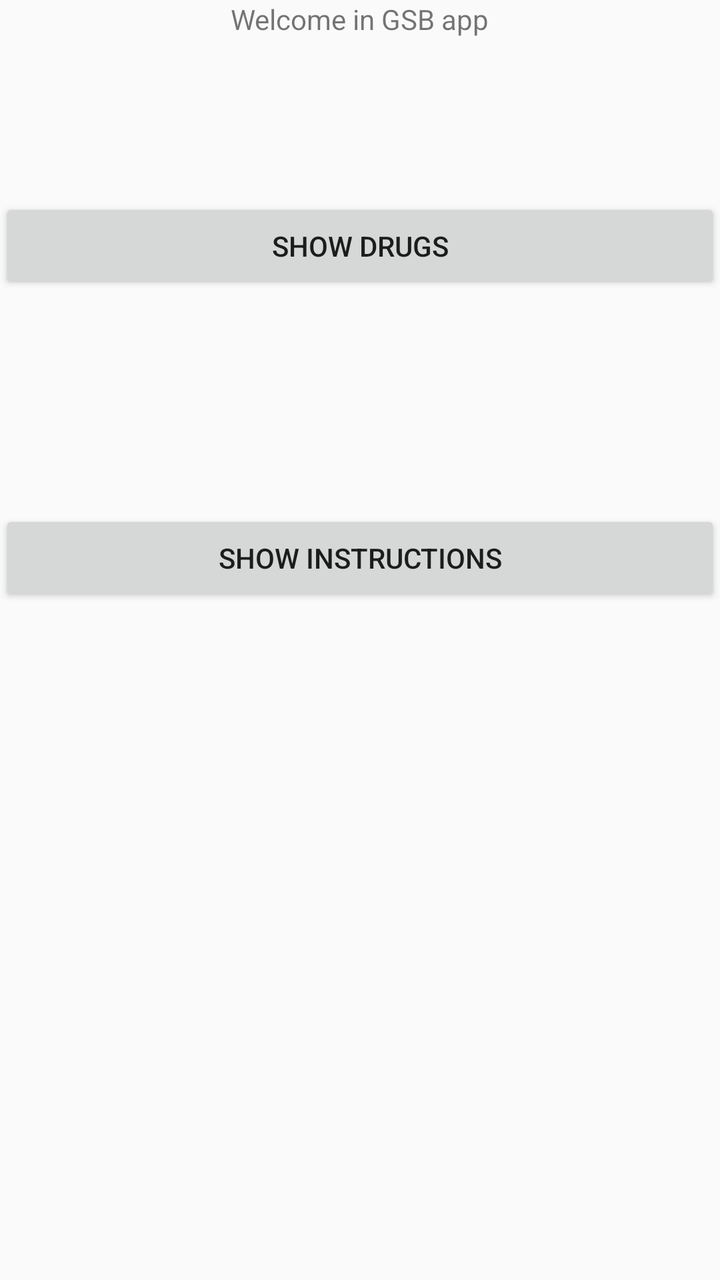
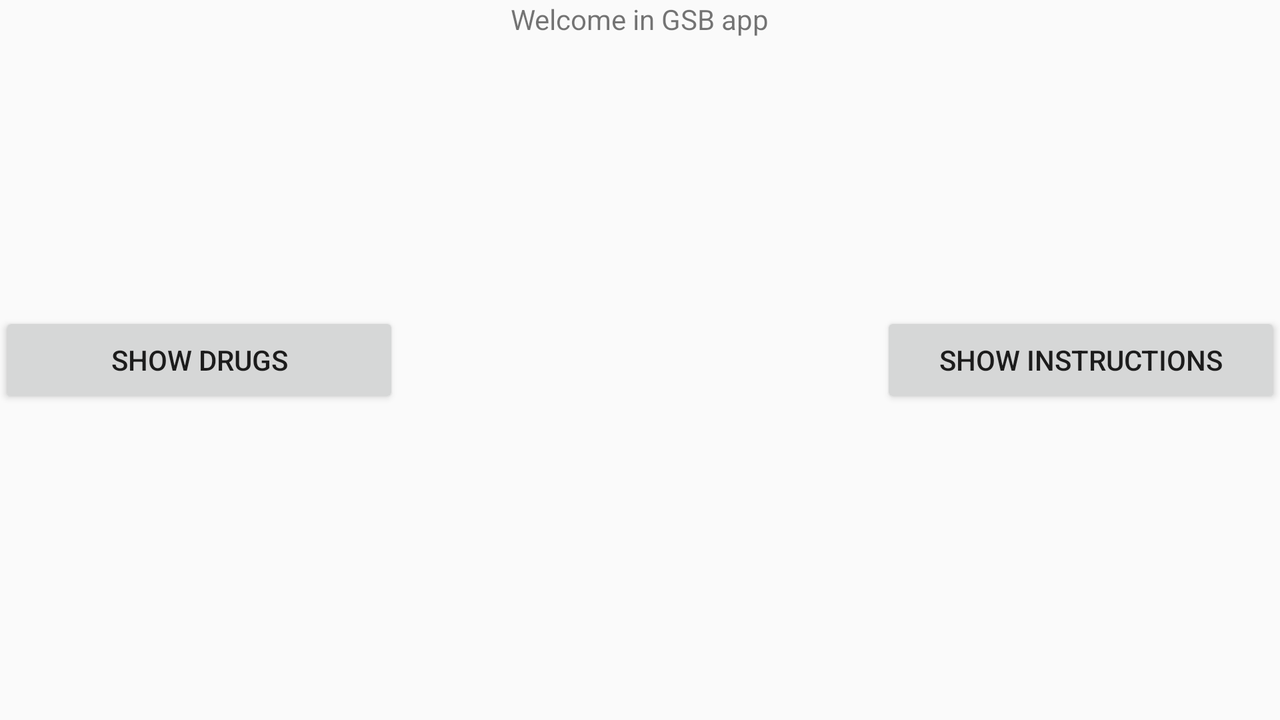

The same Android screen from two of the app's own layout files: first res/layout/ as a phone draws it, then the repository's variant for another configuration, drawn on a device whose configuration selects that folder. Both files follow.
<!-- AndroidManifest.xml: application theme AppTheme -->
<!-- res/layout/activity_main.xml -->
<RelativeLayout xmlns:android="http://schemas.android.com/apk/res/android"
    xmlns:tools="http://schemas.android.com/tools"
    android:layout_width="match_parent"
    android:layout_height="match_parent"
    android:paddingBottom="@dimen/activity_vertical_margin"
    android:paddingLeft="@dimen/activity_horizontal_margin"
    android:paddingRight="@dimen/activity_horizontal_margin"
    android:paddingTop="@dimen/activity_vertical_margin"
    tools:context=".MainActivity">

    <TextView
        android:id="@+id/textView"
        android:layout_width="wrap_content"
        android:layout_height="wrap_content"
        android:layout_alignParentTop="true"
        android:layout_centerHorizontal="true"
        android:text="@string/title_home" />

    <Button
        android:id="@+id/button"
        android:layout_width="wrap_content"
        android:layout_height="wrap_content"
        android:layout_alignParentEnd="true"
        android:layout_alignParentLeft="true"
        android:layout_alignParentRight="true"
        android:layout_alignParentStart="true"
        android:layout_below="@+id/textView"
        android:layout_marginTop="80dp"
        android:width="200dp"
        android:enabled="true"
        android:text="@string/title_section1" />

    <Button
        android:id="@+id/button2"
        android:layout_width="wrap_content"
        android:layout_height="wrap_content"
        android:layout_alignParentEnd="true"
        android:layout_alignParentLeft="true"
        android:layout_alignParentRight="true"
        android:layout_alignParentStart="true"
        android:layout_below="@+id/button"
        android:layout_marginTop="108dp"
        android:width="200dp"
        android:text="@string/title_section2" />

    

    

</RelativeLayout>
<!-- resources referenced by this layout -->
<resources>
  <string name="title_home">Welcome in GSB app</string>
  <string name="title_section1">Show drugs</string>
  <string name="title_section2">Show instructions</string>
  <style name="AppTheme" parent="@style/Theme.AppCompat.Light.DarkActionBar">
          <item name="android:actionBarStyle">@style/MyActionBar</item>
  
          
  
          <item name="android:windowActionBarOverlay">false</item>
  
          
          <item name="actionBarStyle">@style/MyActionBar</item>
          
  
          <item name="windowActionBarOverlay">true</item>
  
      </style>
  <style name="MyActionBar" parent="@style/Widget.AppCompat.Light.ActionBar">
          <item name="android:background">@color/GSB</item>
  
          
          <item name="background">@color/GSB</item>
          <item name="titleTextStyle">@style/MyActionBarTitleText</item>
  
      </style>
  <color name="GSB">#7B9DCA</color>
  <style name="MyActionBarTitleText" parent="@style/TextAppearance.AppCompat.Widget.ActionBar.Title">
          <item name="android:textColor">@color/White</item>
          
          <item name="color">@color/White</item>
      </style>
  <color name="White">#FFFFFF</color>
</resources>
<!-- res/layout-land/activity_main.xml (the repository's variant of the layout above) -->
<!-- drawn on the phone turned sideways -->
<RelativeLayout xmlns:android="http://schemas.android.com/apk/res/android"
    xmlns:tools="http://schemas.android.com/tools"
    android:layout_width="match_parent"
    android:layout_height="match_parent"
    android:paddingBottom="@dimen/activity_vertical_margin"
    android:paddingLeft="@dimen/activity_horizontal_margin"
    android:paddingRight="@dimen/activity_horizontal_margin"
    android:paddingTop="@dimen/activity_vertical_margin"
    tools:context=".MainActivity">

    <TextView
        android:id="@+id/textView"
        android:layout_width="wrap_content"
        android:layout_height="wrap_content"
        android:layout_alignParentTop="true"
        android:layout_centerHorizontal="true"
        android:text="@string/title_home" />

    <Button
        android:id="@+id/button"
        android:layout_width="wrap_content"
        android:layout_height="wrap_content"
        android:layout_alignParentLeft="true"
        android:layout_alignParentStart="true"
        android:layout_centerVertical="true"
        android:width="200dp"
        android:enabled="true"
        android:text="@string/title_section1" />

    <Button
        android:id="@+id/button2"
        android:layout_width="wrap_content"
        android:layout_height="wrap_content"
        android:layout_alignParentEnd="true"
        android:layout_alignParentRight="true"
        android:layout_alignTop="@+id/button"
        android:width="200dp"
        android:text="@string/title_section2" />

    

    

</RelativeLayout>
